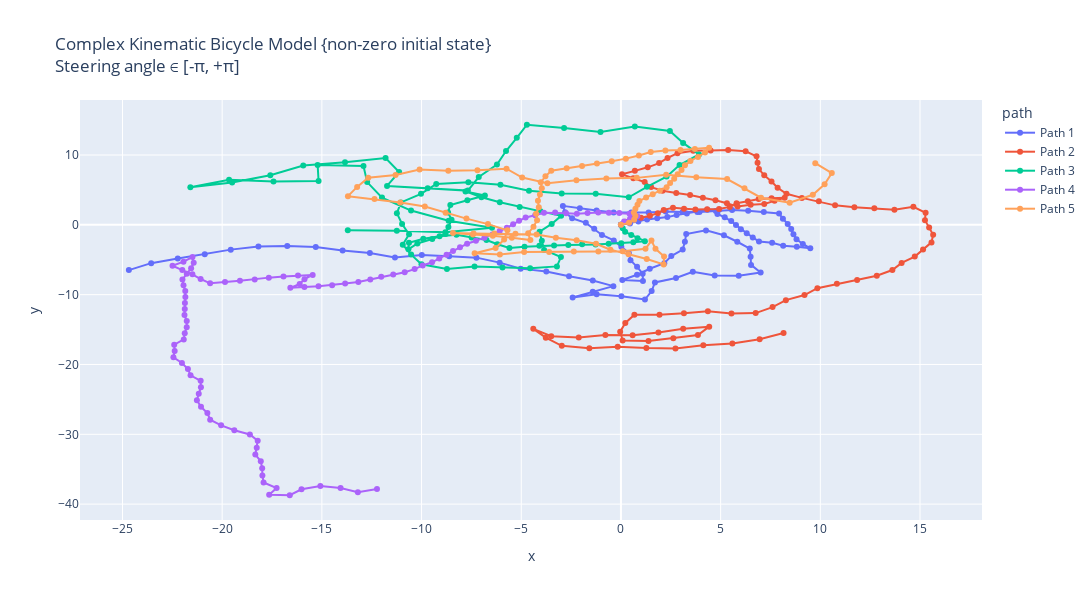

Source (notebook cell):
### Markdown cell above
Making analytically more complex path, by introducing acceleration, initial heading and steering angle.
Complex Kinematic Bicycle Model with non-zero initial state : 
Trajectories with constant velocity, initial heading and steering angle as 0; 
But with complex kinematic_bicycle_model methods : kinematic_bicycle_model or kinematic_bicycle_model_w_slip

### Code cell
# Making 5 possible trajectories 
trajectories = []
for i in range (5):
    # Passed initial heading angle randomly (any angle b/w -90 to +90 degrees).
    # Passed acceleration; keeping acceleration constant for each trajectory, in a range of 0-2
    # Effect of acc. in the trajectory can be removed by making a = 0.0 
    # Initial delta can be any angle between -180 to +180 degrees.
    (x_traj, y_traj, θi, δi, a, v_traj) = start_trajectory(v_init = 5, theta_init = round(np.pi * random.uniform(-0.5, 0.5), 2), a = round(random.uniform(0, 2), 2), delta_init = round(np.pi * random.uniform(-1, 1), 2), mode = "complex")
    trajectories.append((x_traj, y_traj, θi, δi, a, v_traj))

# Create a DataFrame for plotting
data = []
for i, (x_traj, y_traj, theta_init, delta_init, a, v_traj) in enumerate(trajectories):
    for x, y, v in zip(x_traj, y_traj, v_traj):
        data.append({"x": x, "y": y, "v": v, "path": f"Path {i+1}"})
df = pd.DataFrame(data)

# Creating the plot using plotly.
fig = px.line(df, x="x", y="y", color="path", custom_data=["v"], title="Complex Kinematic Bicycle Model {non-zero initial state}  <br>Steering angle ∈ [-π, +π]", render_mode="svg")
# Adding hover functionality
fig.update_traces(mode="markers+lines", hovertemplate="<br>".join([
    "v: %{customdata[0]:.2f}",
    "x: %{x:.2f}",
    "y: %{y:.2f}"
]))
fig.update_layout(height=600,width=1130)
fig.show()

# Using matplotlib
plt.figure(figsize=(15, 6))
for i, (x_traj, y_traj, θi, δi, a, v_traj) in enumerate(trajectories):
    # Model built such that a remains same inside; can be randomised by using a random statement.
    # print(x_traj,"\n", y_traj)
    plt.plot(x_traj, y_traj, label=f"Path {i+1}, θi = {θi}, δi = {δi}, a = {a}", alpha = 0.7)
plt.xlabel("x [m]")
plt.ylabel("y [m]")
plt.title("Complex Kinematic Bicycle Model {non-zero initial state} \n Steering angle ∈ [-π, +π]")
plt.legend()
plt.axis('equal')
plt.show()
